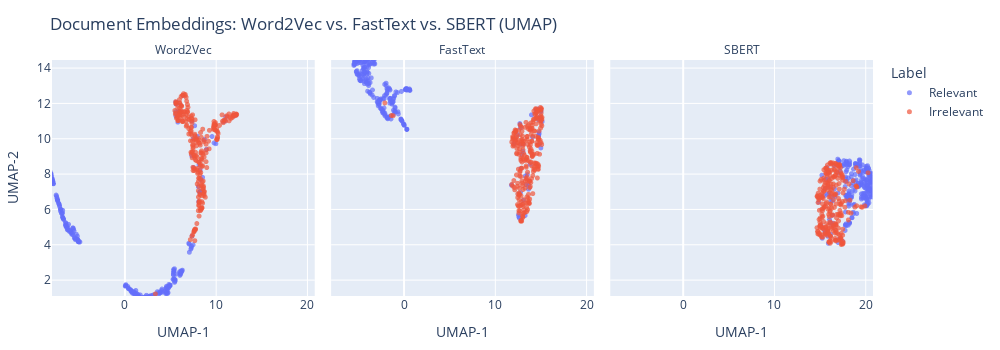

Notebook cell for this chart:
### Markdown cell above
**UMAP Scatterplot (Faceted)**

### Code cell
# Axis scaling for comparability
x_min, x_max = df_plot["x"].quantile([0.01, 0.99])
y_min, y_max = df_plot["y"].quantile([0.01, 0.99])

fig = px.scatter(
    df_plot,
    x="x", y="y",
    color="Label",
    facet_col="Model",
    opacity=0.7,
    title="Document Embeddings: Word2Vec vs. FastText vs. SBERT (UMAP)",
    labels={"x": "UMAP-1", "y": "UMAP-2"},
    width=1000, height=350
)
fig.for_each_annotation(lambda a: a.update(text=a.text.split("=")[-1]))
fig.update_traces(marker=dict(size=5))
fig.update_xaxes(range=[x_min, x_max])
fig.update_yaxes(range=[y_min, y_max])
fig.update_layout(margin=dict(l=20, r=20, t=60, b=20), legend_title="Label")

fig.write_html(BASE_DIR / "reports/embeddings_umap_comparison.html")
display(fig)

### Figure 1 — Plotly figure (JSON) as saved in the notebook; plotly's stock layout.template omitted (floating-point values rounded to 4 significant figures; data arrays with more than 128 entries replaced by an {"elided": "..."} marker saying what was removed)
{"data": [{"hovertemplate": "Label=Relevant<br>Model=Word2Vec<br>UMAP-1=%{x}<br>UMAP-2=%{y}<extra></extra>", "legendgroup": "Relevant", "marker": {"color": "#636efa", "opacity": 0.7, "size": 5, "symbol": "circle"}, "mode": "markers", "name": "Relevant", "showlegend": true, "type": "scattergl", "x": {"elided": "250 float values"}, "xaxis": "x", "y": {"elided": "250 float values"}, "yaxis": "y"}, {"hovertemplate": "Label=Relevant<br>Model=FastText<br>UMAP-1=%{x}<br>UMAP-2=%{y}<extra></extra>", "legendgroup": "Relevant", "marker": {"color": "#636efa", "opacity": 0.7, "size": 5, "symbol": "circle"}, "mode": "markers", "name": "Relevant", "showlegend": false, "type": "scattergl", "x": {"elided": "250 float values"}, "xaxis": "x2", "y": {"elided": "250 float values"}, "yaxis": "y2"}, {"hovertemplate": "Label=Relevant<br>Model=SBERT<br>UMAP-1=%{x}<br>UMAP-2=%{y}<extra></extra>", "legendgroup": "Relevant", "marker": {"color": "#636efa", "opacity": 0.7, "size": 5, "symbol": "circle"}, "mode": "markers", "name": "Relevant", "showlegend": false, "type": "scattergl", "x": {"elided": "250 float values"}, "xaxis": "x3", "y": {"elided": "250 float values"}, "yaxis": "y3"}, {"hovertemplate": "Label=Irrelevant<br>Model=Word2Vec<br>UMAP-1=%{x}<br>UMAP-2=%{y}<extra></extra>", "legendgroup": "Irrelevant", "marker": {"color": "#EF553B", "opacity": 0.7, "size": 5, "symbol": "circle"}, "mode": "markers", "name": "Irrelevant", "showlegend": true, "type": "scattergl", "x": {"elided": "250 float values"}, "xaxis": "x", "y": {"elided": "250 float values"}, "yaxis": "y"}, {"hovertemplate": "Label=Irrelevant<br>Model=FastText<br>UMAP-1=%{x}<br>UMAP-2=%{y}<extra></extra>", "legendgroup": "Irrelevant", "marker": {"color": "#EF553B", "opacity": 0.7, "size": 5, "symbol": "circle"}, "mode": "markers", "name": "Irrelevant", "showlegend": false, "type": "scattergl", "x": {"elided": "250 float values"}, "xaxis": "x2", "y": {"elided": "250 float values"}, "yaxis": "y2"}, {"hovertemplate": "Label=Irrelevant<br>Model=SBERT<br>UMAP-1=%{x}<br>UMAP-2=%{y}<extra></extra>", "legendgroup": "Irrelevant", "marker": {"color": "#EF553B", "opacity": 0.7, "size": 5, "symbol": "circle"}, "mode": "markers", "name": "Irrelevant", "showlegend": false, "type": "scattergl", "x": {"elided": "250 float values"}, "xaxis": "x3", "y": {"elided": "250 float values"}, "yaxis": "y3"}], "layout": {"annotations": [{"font": {}, "showarrow": false, "text": "Word2Vec", "x": 0.16, "xanchor": "center", "xref": "paper", "y": 1, "yanchor": "bottom", "yref": "paper"}, {"font": {}, "showarrow": false, "text": "FastText", "x": 0.5, "xanchor": "center", "xref": "paper", "y": 1, "yanchor": "bottom", "yref": "paper"}, {"font": {}, "showarrow": false, "text": "SBERT", "x": 0.84, "xanchor": "center", "xref": "paper", "y": 1, "yanchor": "bottom", "yref": "paper"}], "height": 350, "legend": {"title": {"text": "Label"}, "tracegroupgap": 0}, "margin": {"b": 20, "l": 20, "r": 20, "t": 60}, "title": {"text": "Document Embeddings: Word2Vec vs. FastText vs. SBERT (UMAP)"}, "width": 1000, "xaxis": {"anchor": "y", "domain": [0, 0.32], "range": [-7.989, 20.8], "title": {"text": "UMAP-1"}}, "xaxis2": {"anchor": "y2", "domain": [0.34, 0.66], "matches": "x", "range": [-7.989, 20.8], "title": {"text": "UMAP-1"}}, "xaxis3": {"anchor": "y3", "domain": [0.68, 1.0], "matches": "x", "range": [-7.989, 20.8], "title": {"text": "UMAP-1"}}, "yaxis": {"anchor": "x", "domain": [0, 1], "range": [1.101, 14.46], "title": {"text": "UMAP-2"}}, "yaxis2": {"anchor": "x2", "domain": [0, 1], "matches": "y", "range": [1.101, 14.46], "showticklabels": false}, "yaxis3": {"anchor": "x3", "domain": [0, 1], "matches": "y", "range": [1.101, 14.46], "showticklabels": false}}}
